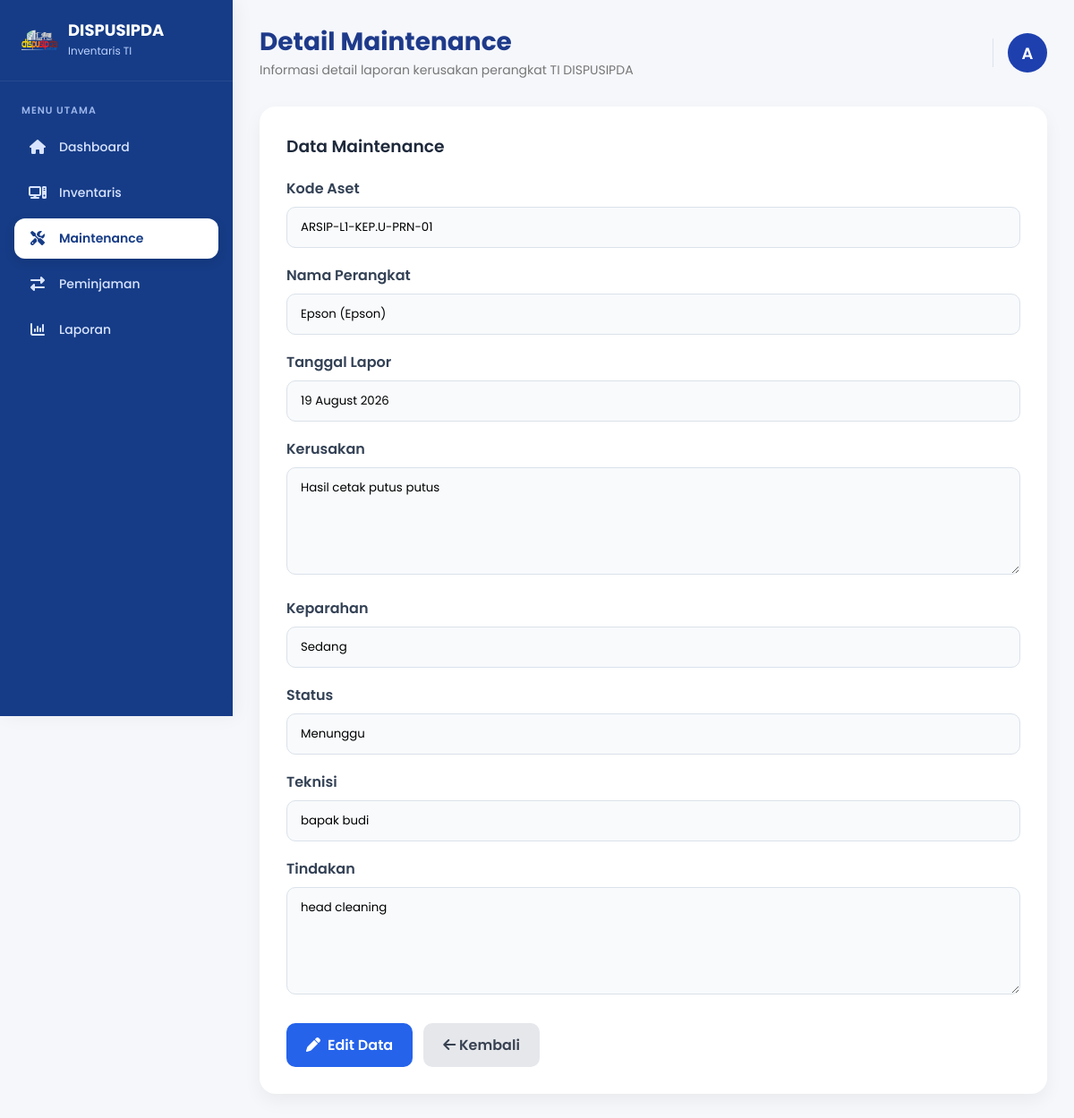
The page /pages/maintenance/detail.php?id=2 (signed in) on the database its author committed.
### tables this page shows
CREATE TABLE `maintenance` (
  `id` int(11) NOT NULL,
  `inventaris_id` int(11) NOT NULL,
  `tanggal_lapor` date NOT NULL,
  `kerusakan` text NOT NULL,
  `keparahan` enum('Rendah','Sedang','Tinggi') DEFAULT 'Sedang',
  `teknisi` varchar(100) DEFAULT NULL,
  `tindakan` text DEFAULT NULL,
  `status` enum('Menunggu','Dalam Perbaikan','Selesai') DEFAULT 'Menunggu',
  `tanggal_selesai` date DEFAULT NULL,
  `created_at` timestamp NOT NULL DEFAULT current_timestamp()
);

CREATE TABLE `inventaris` (
  `id` int(11) NOT NULL,
  `nama_hardware` varchar(255) NOT NULL,
  `kategori` varchar(100) NOT NULL,
  `merk` varchar(100) DEFAULT NULL,
  `jumlah` int(11) DEFAULT 1,
  `spesifikasi` text DEFAULT NULL,
  `ruangan_id` int(11) DEFAULT NULL,
  `tahun_pengadaan` year(4) DEFAULT NULL,
  `kondisi` varchar(100) DEFAULT 'Baik',
  `status` enum('Tersedia','Dipinjam','Maintenance') DEFAULT 'Tersedia',
  `kode_aset` varchar(100) NOT NULL,
  `created_at` timestamp NOT NULL DEFAULT current_timestamp()
);

### pages/maintenance/detail.php (the view, shortened to what this page needs)
<?php
include '../../config/database.php';
$id = (int)$_GET['id'];
$query = mysqli_query($conn, "
    SELECT
        m.*,
        i.kode_aset,
        i.nama_hardware,
        i.merk
    FROM maintenance m
    LEFT JOIN inventaris i ON m.inventaris_id = i.id
    WHERE m.id = '$id'
");
$data = mysqli_fetch_assoc($query);
?>
<!DOCTYPE html>
<html lang="id">
<head>
    <link rel="stylesheet" href="../../assets/css/style.css?v=2.0">
    <link rel="stylesheet" href="../../assets/css/sidebar.css?v=2.0">
    <link rel="stylesheet" href="../../assets/css/topbar.css?v=2.0">
    <link rel="stylesheet" href="../../assets/css/maintenance.css?v=2.0">
    <link rel="stylesheet" href="https://cdnjs.cloudflare.com/ajax/libs/font-awesome/6.7.2/css/all.min.css"/>
</head>
<body>
    <?php include '../../includes/sidebar.php'; ?>
    <div class="main-content">
        <?php include '../../includes/topbar.php'; ?>
        <div class="form-card" style="margin-top: 25px;">
            <h3 style="margin-bottom: 20px; color: #1e293b; font-weight: 600;">Data Maintenance</h3>
            <div class="form-group">
                <label>Kode Aset</label>
                <input type="text" value="<?= htmlspecialchars($data['kode_aset']); ?>" readonly style="background-color: #f8fafc;">
            </div>
            <div class="form-group">
                <label>Nama Perangkat</label>
                <input type="text" value="<?= htmlspecialchars($data['nama_hardware']); ?><?= !empty($data['merk']) ? ' ('.$data['merk'].')' : ''; ?>" readonly style="background-color: #f8fafc;">
            </div>
            <div class="form-group">
                <label>Tanggal Lapor</label>
                <input type="text" value="<?= date('d F Y', strtotime($data['tanggal_lapor'])); ?>" readonly style="background-color: #f8fafc;">
            </div>
            <div class="form-group">
                <label>Kerusakan</label>
                <textarea readonly style="background-color: #f8fafc;"><?= htmlspecialchars($data['kerusakan']); ?></textarea>
            </div>
            <div class="form-group">
                <label>Keparahan</label>
                <input type="text" value="<?= htmlspecialchars($data['keparahan']); ?>" readonly style="background-color: #f8fafc;">
            </div>
            <div class="form-group">
                <label>Status</label>
                <input type="text" value="<?= htmlspecialchars($data['status']); ?>" readonly style="background-color: #f8fafc;">
            </div>
            <div class="form-group">
                <label>Teknisi</label>
                <input type="text" value="<?= htmlspecialchars($data['teknisi'] ?? '-'); ?>" readonly style="background-color: #f8fafc;">
            </div>
            <div class="form-group">
                <label>Tindakan</label>
                <textarea readonly style="background-color: #f8fafc;"><?= htmlspecialchars($data['tindakan'] ?? '-'); ?></textarea>
            </div>
            <div class="btn-group" style="margin-top: 25px;">
                <a href="edit.php?id=<?= $data['id']; ?>" class="btn-simpan" style="text-decoration: none; display: inline-flex; align-items: center; gap: 8px;">
                    <i class="fa-solid fa-pen"></i> Edit Data
                </a>
                <a href="index.php" class="btn-batal">
                    <i class="fa-solid fa-arrow-left"></i> Kembali
                </a>
            </div>
        </div>
    </div>
</body>
</html>

### assets/css/style.css (style rules this page uses)
* { margin:0; padding:0; box-sizing:border-box; font-family:'Poppins',sans-serif; }
body { background:#f4f6f9; min-height:100vh; }
.main-content { margin-left:260px; padding:24px; min-height:100vh; transition:.3s; }

### assets/css/Maintenance.css (style rules this page uses)
* { margin:0; padding:0; box-sizing:border-box; font-family:'Poppins',sans-serif; }
body { background:#f5f7fb; color:#334155; overflow-x:hidden; }
.main-content { margin-left:260px; padding:30px; min-height:100vh; width:calc(100% - 260px); }
.form-card { background:#fff; border-radius:18px; padding:30px; box-shadow:0 8px 20px rgba(0,0,0,.05); }
.form-group { margin-bottom:18px; }
label { display:block; margin-bottom:8px; font-weight:600; }
input, select, textarea { width:100%; padding:12px 15px; border:1px solid #dbe2ea; border-radius:10px; outline:none; font-family:'Poppins',sans-serif; background:#fff; }
textarea { resize:vertical; min-height:120px; }
.btn-group { display:flex; gap:12px; margin-top:25px; }
.btn-simpan { background:#2563eb; color:#fff; border:none; padding:12px 22px; border-radius:10px; cursor:pointer; font-family:'Poppins',sans-serif; font-weight:600; }
.btn-batal { background:#e5e7eb; color:#374151; padding:12px 22px; border-radius:10px; text-decoration:none; font-weight:600; }

### rows shown on the page
maintenance: inventaris.kode_aset "ARSIP-L1-KEP.U-PRN-01", inventaris.merk "Epson (Epson)", tanggal_lapor "19 August 2026", kerusakan "Hasil cetak putus putus", keparahan "Sedang", status "Menunggu", teknisi "bapak budi", tindakan "head cleaning"

### other values the page prints
$page_title "Detail Maintenance"
$page_subtitle "Informasi detail laporan kerusakan perangkat TI DISPUSIPDA"
$userInitial "A"
